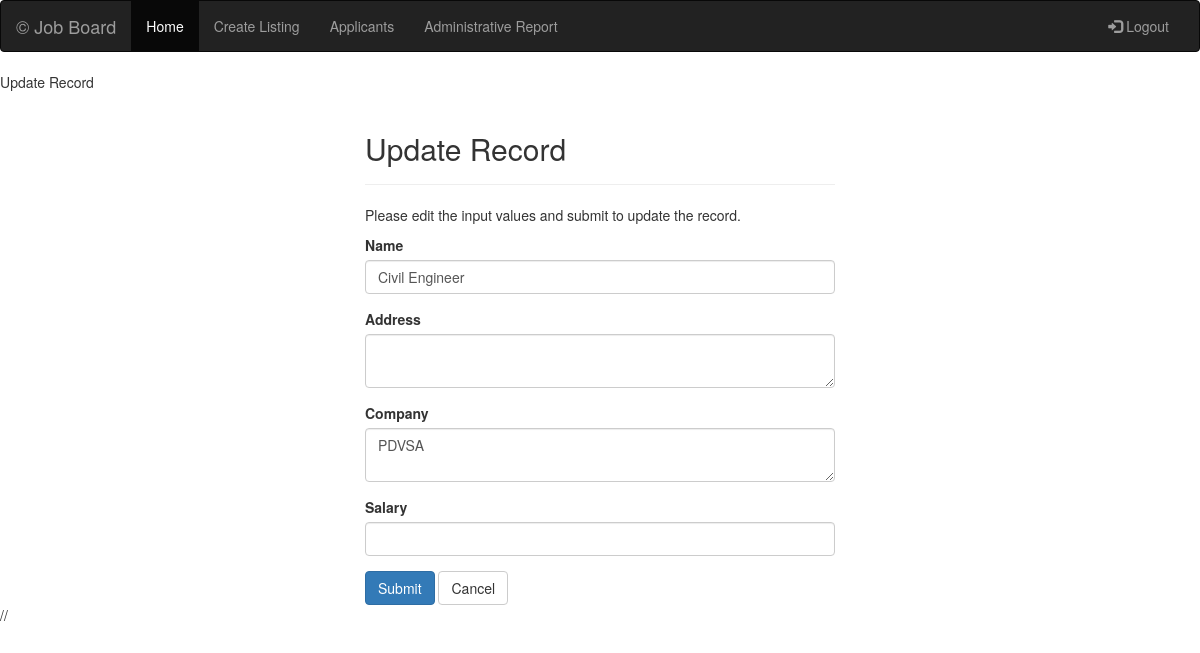
The app's page /jobapp/recruiter/update.php?id=21, older data.
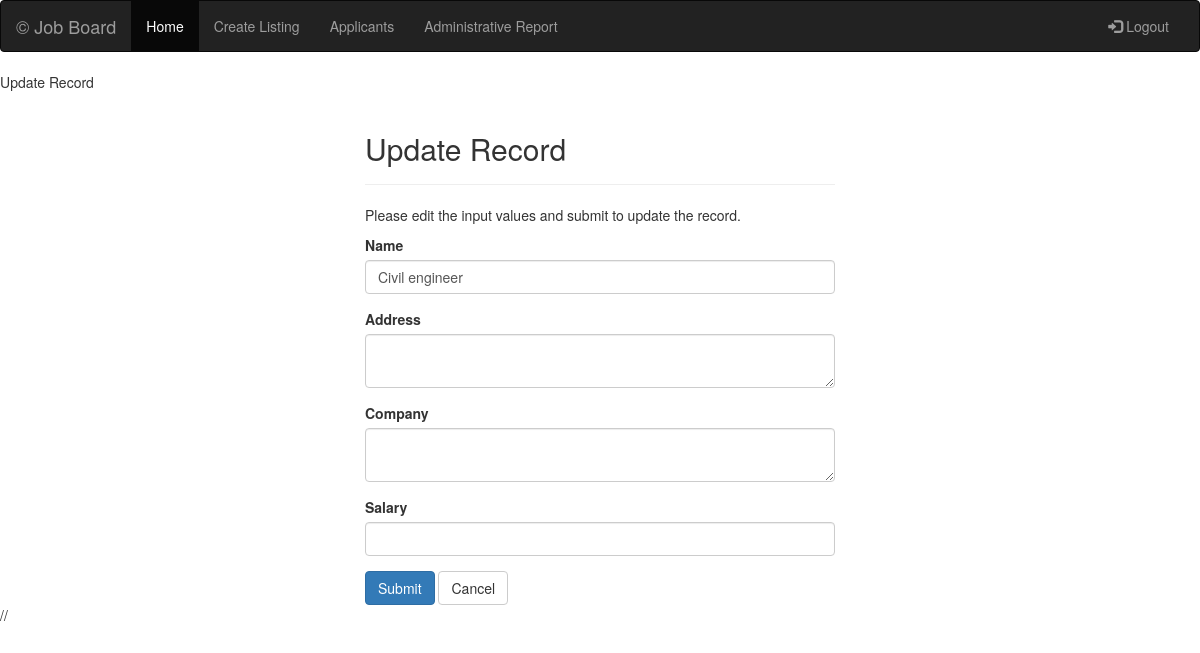
The same page, newer data.
### tables this page shows
CREATE TABLE `Job_Opening` (
  `id` int(50) NOT NULL,
  `name` varchar(255) NOT NULL,
  `description` varchar(10000) NOT NULL,
  `address` varchar(100) NOT NULL,
  `company` varchar(100) NOT NULL,
  `salary` varchar(100) NOT NULL,
  `sc_email` varchar(100) NOT NULL,
  `Date` timestamp NULL DEFAULT CURRENT_TIMESTAMP,
  `Field` varchar(20) DEFAULT NULL,
  `State` varchar(2) DEFAULT NULL,
  `Education` varchar(15) NOT NULL
);

### jobapp/recruiter/update.php (the view, shortened to what the changed rows need)
<?php include 'inc/rheader2.php' ?>
<?php
require_once "config.php";
$name = $address = $company = $salary = "";
$name_err = $address_err = $company_err = $salary_err = "";
if(isset($_POST["id"]) && !empty($_POST["id"])){
    $id = $_POST["id"];
    $input_name = trim($_POST["name"]);
    if(empty($input_name)){
        $name_err = "Please enter a name.";
    } elseif(!filter_var($input_name, FILTER_VALIDATE_REGEXP, array("options"=>array("regexp"=>"/^[a-zA-Z\s]+$/")))){
        $name_err = "Please enter a valid name.";
    } else{
        $name = $input_name;
    }
    $input_address = trim($_POST["address"]);
    if(empty($input_address)){
        $address_err = "Please enter the salary amount.";
    } elseif(!ctype_digit($input_address)){
        $address_err = "Please enter a positive integer value.";
    } else{
        $address = $input_address;
    }
   $input_salary = trim($_POST["salary"]);
   if(empty($input_salary)){
       $salary_err = "Please enter the salary amount.";
   } elseif(!ctype_digit($input_salary)){
       $salary_err = "Please enter a positive integer value.";
   } else{
       $salary = $input_salary;
   }
   $input_company = trim($_POST["company"]);
    if(empty($input_company)){
        $company_err = "Please enter a Company name.";
    } else{
        $company = $input_company;
    }
    if(empty($name_err)  && empty($address_err) && empty($salary_err) && empty($company_err)){
        $sql = "UPDATE Job_Opening SET name=?, address=?, company=?, salary=? WHERE id=?";
        if($stmt = mysqli_prepare($link, $sql)){
            mysqli_stmt_bind_param($stmt, "sssi", $param_name,  $param_address, $param_company, $param_salary, $param_id);
            $param_name = $name;
            $param_address = $address;
            $param_company = $company;
            $param_salary = $salary;
            $param_id = $id;
            if(mysqli_stmt_execute($stmt)){
                header("location: ind.php");
                exit();
            } else{
                echo "Something went wrong. Please try again later.";
            }
        }
        mysqli_stmt_close($stmt);
    }
    mysqli_close($link);
} else{
    if(isset($_GET["id"]) && !empty(trim($_GET["id"]))){
        $sql = "SELECT * FROM Job_Opening WHERE id = ?";
        if($stmt = mysqli_prepare($link, $sql)){
            mysqli_stmt_bind_param($stmt, "i", $param_id);
            if(mysqli_stmt_execute($stmt)){
                $result = mysqli_stmt_get_result($stmt);
                if(mysqli_num_rows($result) == 1){
                    $row = mysqli_fetch_array($result, MYSQLI_ASSOC);
                    $name = $row["name"];
                    $company = $row["company"];
                } else{
                    header("location: error.php");
                    exit();
                }
            } else{
                echo "Oops! Something went wrong. Please try again later.";
            }
        }
    }  else{
        header("location: error.php");
        exit();
    }
}
?>
<!DOCTYPE html>
<html lang="en">
<head>
    <link rel="stylesheet" href="https://maxcdn.bootstrapcdn.com/bootstrap/3.3.7/css/bootstrap.css">
</head>
<body>
    <div class="wrapper">
        <div class="container-fluid">
            <div class="row">
                <div class="col-md-12">
                    <div class="page-header">
                        <h2>Update Record</h2>
                    </div>
                                        <form action="<?php echo htmlspecialchars($_SERVER["PHP_SELF"]); ?>" method="post">
                                            <div class="form-group <?php echo (!empty($name_err)) ? 'has-error' : ''; ?>">
                                                <label>Name</label>
                                                <input type="text" name="name" class="form-control" value="<?php echo $name; ?>">
                                            </div>
                                            <div class="form-group <?php echo (!empty($company_err)) ? 'has-error' : ''; ?>">
                                                <label>Company</label>
                                                <textarea name="company" class="form-control"><?php echo $company; ?></textarea>
                                            </div>
                    </form>
                </div>
            </div>
        </div>
    </div>
</body>
</html>

Row changes from the older to the newer data that the page shows:
changed job_opening: name "Civil Engineer" → "Civil engineer"; company "PDVSA" → (not shown)
